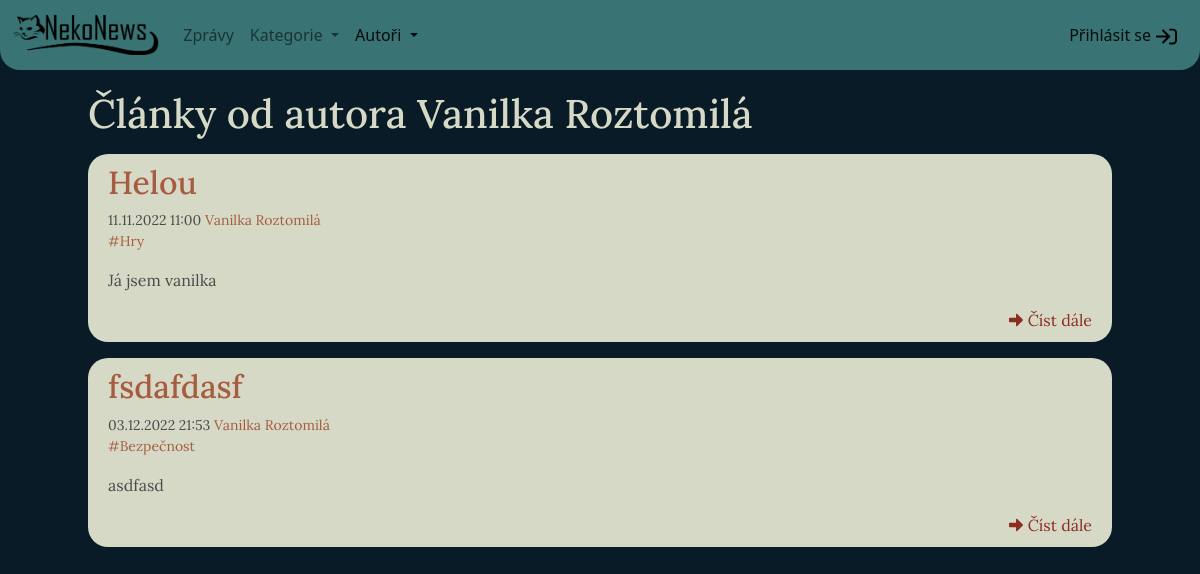
Before: /author/articles.php?author_id=3 with the older database file.
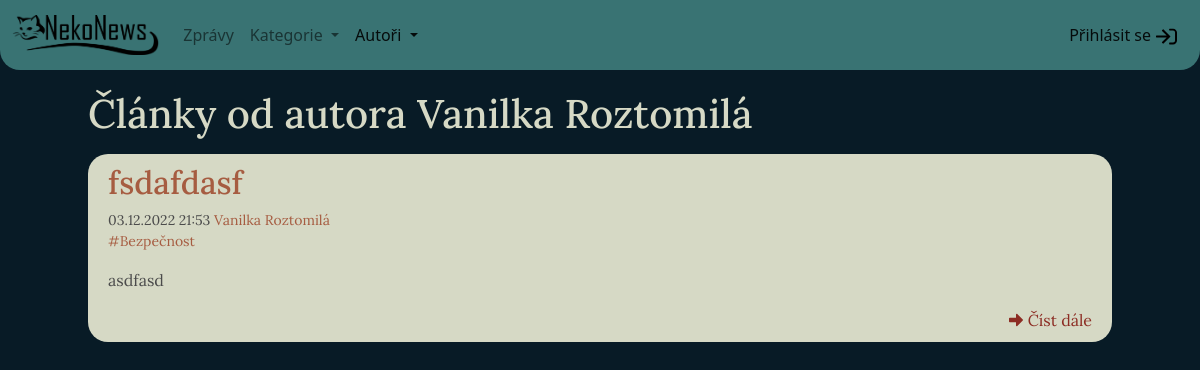
After: the same page with the newer database file.
### tables this page shows
CREATE TABLE `article` (
                           `id` int(10) UNSIGNED NOT NULL,
                           `author_id` int(11) NOT NULL,
                           `title` varchar(150) NOT NULL,
                           `perex` text NOT NULL,
                           `text` text NOT NULL,
                           `created_at` timestamp NOT NULL DEFAULT current_timestamp(),
                           `image` varchar(500) DEFAULT NULL,
                           `published` tinyint(1) NOT NULL DEFAULT 0
);

CREATE TABLE `author` (
                          `id` int(11) NOT NULL,
                          `name` varchar(20) NOT NULL,
                          `surname` varchar(50) DEFAULT NULL,
                          `profile_photo` varchar(500) NOT NULL
);

### source/pages/navbar.php (called while the page is built, shortened)
<?php
$menuCategorySource = $categoryRepo->getLastFiveCategories();
?>

### model/AuthorRepository.php (called while the page is built, shortened)
<?php
class AuthorRepository extends BaseRepository
{
    protected function getTableName()
    {
        return 'author';
    }
}

### model/BaseRepository.php (called while the page is built, shortened)
<?php
abstract class BaseRepository
{
    protected $dbConn;
    public function __construct(Database $db)
    {
        $this->dbConn = $db;
    }
    public function getById($id)
    {
        $sql = 'SELECT * FROM ' . $this->getTableName() . ' WHERE id = :id';
        return $this->dbConn->selectOne($sql, [
            ':id' => $id,
        ]);
    }
}

### model/Database.php (called while the page is built, shortened)
<?php
class Database
{
    private $conn;
    public function __construct()
    {
        $this->conn = new PDO('mysql:host=' . self::HOST . ';dbname=' . self::DBNAME,
            self::USER,
            self::PASS, [
                PDO::ATTR_ERRMODE => PDO::ERRMODE_EXCEPTION
            ]);
        $this->conn->query('SET NAMES utf8');
    }
    public function selectAll($sql, $params = [])
    {
        $stmt = $this->execute($sql, $params);
        return $stmt->fetchAll(PDO::FETCH_ASSOC);
    }
    public function selectOne($sql, $params)
    {
        $stmt = $this->execute($sql, $params);
        return $stmt->fetch(PDO::FETCH_ASSOC);
    }
    protected function execute($sql, $params)
    {
        $stmt = $this->conn->prepare($sql);
        $stmt->execute($params);
        return $stmt;
    }
}

### model/ArticleRepository.php (called while the page is built, shortened)
<?php
class ArticleRepository extends BaseRepository
{
    public function getArticlesByAuthor($authorId)
    {
        $query = '
            SELECT
                ar.*,
                name,
                surname
            FROM article ar
                INNER JOIN author au ON au.id = ar.author_id
            WHERE ar.author_id = :id AND published = 1
        ';
        $data = [
            ':id' => $authorId,
        ];
        return $this->dbConn->selectAll($query, $data);
    }
}

### author/articles.php (the view, shortened to what the changed rows need)
<?php
require_once '../tools/Tools.php';
$db = new Database();
$categoryRepo = new CategoryRepository($db);
$articleRepo = new ArticleRepository($db);
$authorRepo = new AuthorRepository($db);
$tool = new Tools();
$author = $authorRepo->getById($_GET['author_id']);
$articles = $articleRepo->getArticlesByAuthor($_GET['author_id'])
?>
<html lang="cs">
<head>
    <?php $tool->importBootstrap(); ?>
    <link rel="stylesheet" href="../source/styles/style.css">
</head>
<body>
<?php
require_once '../source/pages/navbar.php';
?>
<main>
    <section class="page-header white-font">
        <h1>
            Články od autora
            <?= $author['name'] ?>
            <?= $author['surname'] ?>
        </h1>
    </section>
    <section>
        <?php foreach ($articles as $article) { ?>
            <article>
                <div class="article-title">
                    <h2>
                        <a href="../articles/article.php?article_id=<?= $article['id'] ?>"><?= $article['title'] ?></a>
                    </h2>
                    <small>
                        <?= $tool->convertDate($article['created_at']); ?>
                        <a href="../author/articles.php?author_id=<?= $article['author_id'] ?>"><?= $article['name'] ?> <?= $article['surname'] ?></a>
                    </small> <br>
                    <small>
                        <?= $categoryRepo->writeCategories($article['id']) ?>
                    </small>
                </div>
                <p class="article-perex">
                    <?= $article['perex'] ?>
                </p>
                <div class="read-more">
                    <a href="../articles/article.php?article_id=<?= $article['id'] ?>">
                        <div><img src="../source/icons/arrow-alt-right.svg" alt=""></div>
                        <div>Číst dále</div>
                    </a>
                </div>
            </article>
        <?php } ?>
    </section>
</main>
</body>
</html>

### model/CategoryRepository.php (shortened to what the changed rows need)
<?php
class CategoryRepository extends BaseRepository
{
    public function getCategoriesForArticle($articleId)
    {
        $query = '
            SELECT
                ca.id AS category_id,
                ca.name AS category_name
            FROM article_category ac
                INNER JOIN article ar ON ar.id = ac.article_id
                INNER JOIN category ca ON ca.id = ac.category_id
            WHERE ar.id = :articleId;
        ';
        $data = [
            ':articleId' => $articleId,
        ];
        return $this->dbConn->selectAll($query, $data);
    }
    public function writeCategories($articleId)
    {
        $categories = $this->getCategoriesForArticle($articleId);
        $string = '';
        foreach ($categories as $category) {
            $string .= '<a href="../category/articles.php?category_id=' . $category['category_id'] . '">#' . $category['category_name'] . ' </a>';
        }
        return $string;
    }
    public function getLastFiveCategories()
    {
        $query = '
            SELECT DISTINCT *
            FROM
            (
            SELECT
                    ca.id as category_id,
                    ca.name as category_name
                FROM article ar
                    INNER JOIN article_category ac ON ac.article_id = ar.id
                    INNER JOIN category ca ON ca.id = ac.category_id
                ORDER BY ar.created_at DESC
                LIMIT 5
            ) AS a
        ';
        return $this->dbConn->selectAll($query);
    }
}

Changed rows visible on the page:
removed article: title "Helou", created_at "11.11.2022 11:00", author.name "Vanilka", author.surname "Roztomilá", category_name "Hry", perex "Já jsem vanilka"
